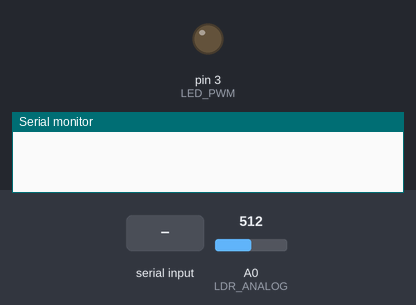
Simulated run of this sketch. Board: Arduino Uno, built with avr-gcc and run on an emulated ATmega328P. Parts: output pins drawn as LEDs (lit = HIGH), the last lines printed to the serial monitor. The test bench sets the inputs (shaded band); at power-on: A0 (LDR_ANALOG) = 512.

Above: at 1.2 s.
1.3 s: "1" received over Serial
At 1.47 s:
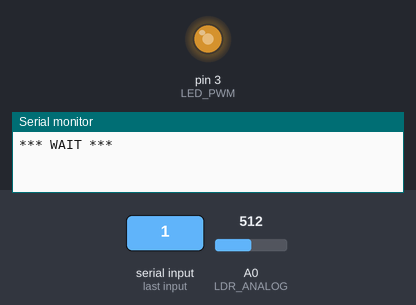
At 2.2 s:
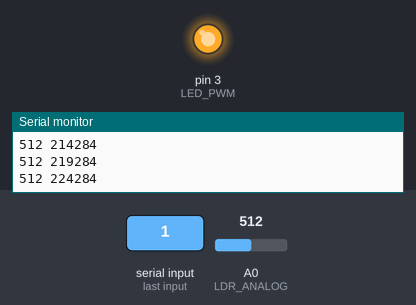
Timing chart, 0 to 26.8 s (numbered marks = the images above; inputs shaded):
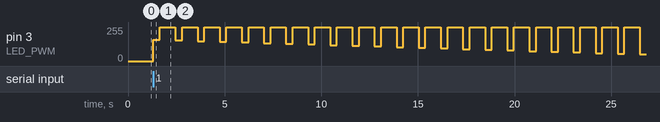

The sketch:

calibrate_lab2.ino
```cpp
#define LDR_ANALOG A0 // Analog pin 0
#define LED_PWM 3 // PWM pin 3
#define MAX_ANALOG 1023.0 // maximum analog value 10 bits
#define VCC 5.0  // Power supply

#define G 0.05353 //x(t) = G * u(t) done in python with SSE=1220
#define m -0.77
#define b 50000
#define C1 0.000001
#define R1 10000

const byte mask= B11111000; // mask bits that are not prescale
const int prescale = 1; //fastest possible (1 for fastest)

volatile bool flag;
volatile int counter = 0;
volatile int value[71];
volatile long val_time[71];

float vo = 0.0;

//Interrupt for analog reading
ISR(TIMER1_COMPA_vect){
  flag = 1; //notify main loop
  value[counter] = analogRead(LDR_ANALOG);
  val_time[counter] = micros() - val_time[0];
  counter++;
}

//(LUX, R2 em Ohm)
float voltageToLux(float v0) {
    float function = (log10((VCC/v0)*R1 - R1) - log10(b)) / m;
    float lux = pow(10, function);
    return lux;
  }

//When computing the tau, at 63% of step size, we need to know the expected 100% X [LUX] value that should appear
float getTheoricX(float x) {
  float function1 = m*log10(x) + log10(b);
  float function2 = pow(10, function1);
  return (VCC*R1)/function2;
}

//Value of R2 depends on the LUX x, which is G*u(t), or G*PWM
//Returns R2 in Ohms (e.i 13000ohm)
float getR2(float inputPwm) {
  float x = inputPwm * G;
  float function = m*(log10(x)) + log10(b);
  return pow(10, function);
}

//Value of the R equivelent depends on R2 which depends on the LUX, or G*PWM
float getReq(float r2) {
  return (R1 * r2)/(R1 + r2);
}

//Theoretic value of tau, it depends on R_eq and C1, so depends on R_2 which depends on LUX or G*PWM
//Returns tau in seconds (e.i 0.0003s)
float getTau(float r_eq) {
  return r_eq * C1;
}

int voltageToPwm(float inputVoltage) {
    return (int)(255.0 * inputVoltage / VCC);
}

float pwmToVoltage(float inputPwm) {
    return ((float)inputPwm) * VCC / 255.0;
}

float analogToVoltage(int analogInput) {
    return ((float)analogInput) * (VCC / 1023.0);
}

float voltageToAnalog(float analogInput) {
  return (analogInput * 1023.0) / VCC;
}

void computeTauUp(int inputPort, int outputPort) {

  for(int i=0; i<256; i+=5){
    counter=0;
    //Serial.print("Expected Theorical Max: ");
    //Serial.println(voltageToAnalog(getTheoricX(((float)(i))*G)));
    analogWrite(outputPort, i);
    unsigned long startTime = micros();
    value[counter] = -1;
    val_time[counter] = micros();
    counter++;

    sei(); //enable interrupt
    while(micros() - startTime < 350000) { //Teacher instructed for 0.5s but it's to much, with 0.35 I have less points on the stable part so that I can have more on the unstable
      if(flag) { //Post-interrupt related Operations
        flag = 0;
      }
    }
    cli(); //disable interrupt
    //TCCR1A = 0; // clear register
    //TCCR1B = 0; // clear register
    //TCNT1 = 0; //reset counter

    analogWrite(outputPort, 0); //To make a step that always returns to zero...To get better values of tau
    Serial.print("PWM: ");
    Serial.println(i);
    for(int j=1; j<71; j++) {
      Serial.print(value[j]);
      Serial.print(" ");
      Serial.println(val_time[j]);
      value[j] = 0;
      val_time[j] = 0;
    }
    Serial.println("STEP");
    delay(60);

  }

}


void computeTauDown(int inputPort, int outputPort) {

  for(int i=160; i>=0; i-=5){
    counter=0;
    analogWrite(outputPort, i);
    unsigned long startTime = micros();
    value[counter] = -1;
    val_time[counter] = micros();
    counter++;

    sei(); //enable interrupt
    while(micros() - startTime < 350000) { //Teacher instructed for 0.5s but it's to much, with 0.35 I have less points on the stable part so that I can have more on the unstable
      if(flag) { //Post-interrupt related Operations
        flag = 0;
      }
    }
    cli(); //disable interrupt
    //TCCR1A = 0; // clear register
    //TCCR1B = 0; // clear register
    TCNT1 = 0; //reset counter

    analogWrite(outputPort, 255); //To make a step that always returns to zero...To get better values of tau
    Serial.print("PWM: ");
    Serial.println(i);
    for(int j=1; j<71; j++) {
      Serial.print(value[j]);
      Serial.print(" ");
      Serial.println(val_time[j]);
      value[j] = 0;
      val_time[j] = 0;
    }
    Serial.println("STEP");
    delay(60);

  }

}


void setup() {
  Serial.begin(9600);
  pinMode(LED_PWM, OUTPUT);
  TCCR2B = (TCCR2B & mask) | prescale;  //Raise Timer2 (pwm of port 3) for ldr not sensing led flicker

  //Fo preparing the Sampling Period Timer Interrupt
  //I STILL DONT KNOW MUCH ABOUT WHATS HAPPENING HERE
  //...ok now I know a bit more...On each 0.5s step I want samples of 0.005s = 200Hz (500 samples)(I tried with 50samples but then the time would be 0.01s and with that I couldn't pick the first values)
  cli(); //disable interrupts
  TCCR1A = 0; // clear register
  TCCR1B = 0; // clear register
  TCNT1 = 0; //reset counter
  // OCR1A = desired_period/clock_period – 1 //This -1 is needed for Arduino specifics
  // = clock_freq/desired_freq - 1
  // = (16*10^6 / 12800) - 1 / (200*1Hz) – 1  //Because prescale is 64, each second or 1Hz is 64, so 200Hz is 200*64
  // = 1249
  OCR1A = 1249; //must be <65536
  TCCR1B |= (1 << WGM12); //CTC On
  // Set prescaler for 64 -
  TCCR1B |= (1 << CS11) | (1 << CS10);
  // enable timer compare interrupt
  TIMSK1 |= (1 << OCIE1A);
  sei(); //enable interrupts
}

void loop() {
  if(Serial.available() > 0) {
    Serial.println("*** WAIT ***");

    //Now we want to compute the tau characteristic for different pwm input step values
    //Save it as tau.txt and run tau_plot.py
    //computeTauUp(LDR_ANALOG, LED_PWM);

    computeTauDown(LDR_ANALOG, LED_PWM);

    while(1) {}
  }
}
```
